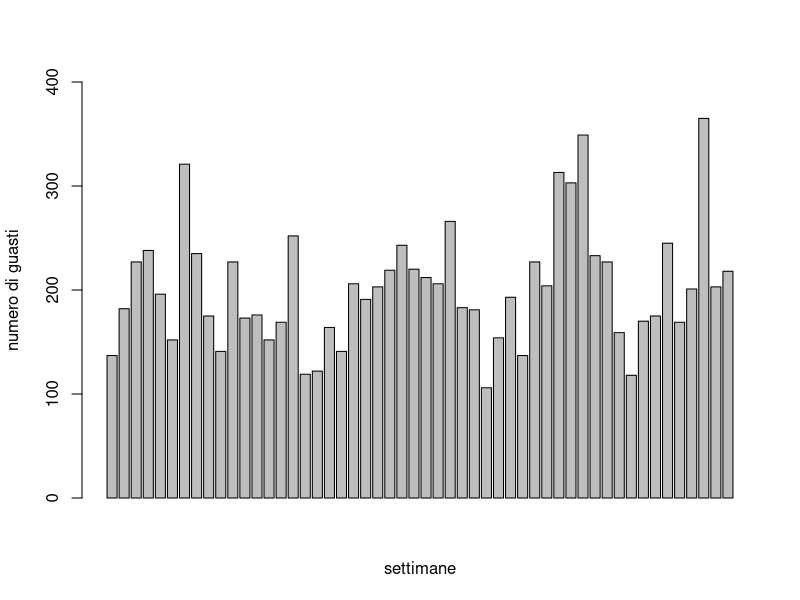
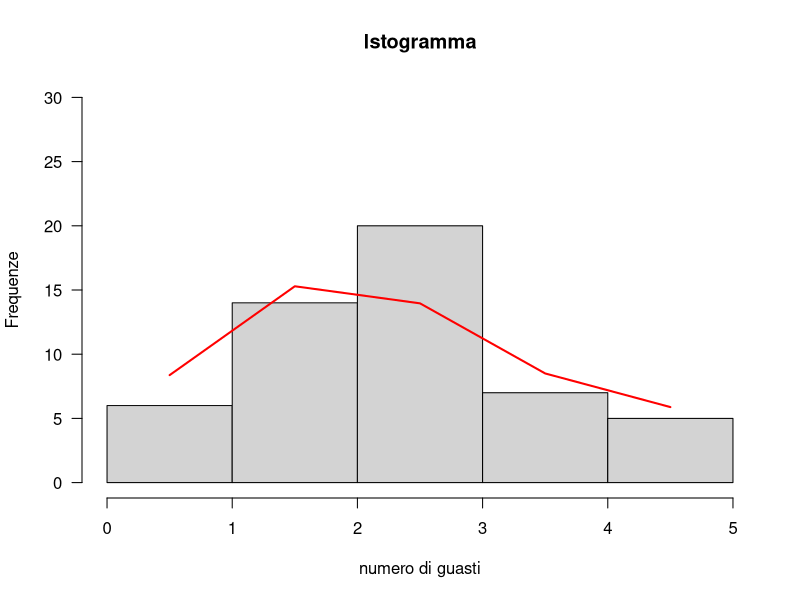

Write the R code that produced these figures, in order.
library("readxl")
#carichiamo il dataset 
datimiei<-as.data.frame(read_excel("../datasets/dataset_completo.xlsx",sheet = 3))

#calcoliamo la lunghezza del campione
n<-nrow(datimiei)
n

#calcoliamo gli indici di posizione e dispersione
summary(datimiei$`numero guasti`)
var(datimiei$`numero guasti`)
sd(datimiei$`numero guasti`)

#grafico frequenze assolute per ogni settimana
barplot(datimiei$`numero guasti`,xlab = "settimane",ylab = "numero di guasti",ylim = c(0,400))

#EFFETTUO UNA TRASFORMAZIONE LOGARITMICA
c<-3.853
trasformazione_dati<-trunc(c*log(datimiei$`numero guasti`+1))
datimiei2<-trasformazione_dati-min(trasformazione_dati)
datimiei2

#calcolo le frequenze assolute del numero di guasti
frequenze<-table(datimiei2)
frequenze


massimo<-max(datimiei2)
freqosservate<-table(cut(datimiei2,breaks = c(0:(massimo+1)),right=FALSE))
freqosservate

#stima del parametro lambda che coincide con la media campionaria
lambda<-mean(datimiei2)
lambda

# TEST DI ADATTAMENTO - DISTRIBUZIONE DI POISSON
#calcolo distribuzione teorica
distrpois<-c(dpois(0:(massimo-1),lambda,log = FALSE),1-sum(dpois(0:(massimo-1),lambda,log = FALSE)))
round(distrpois,digits = 4)
sum(round(distrpois,digits = 4))

#calcolo frequenze attese
freqattese<-round(n*distrpois,digits = 2)
freqattese
#nota che la condizione n*pigreco >=5 è soddisfatta


#calcolo valore della statistica chi quadrato
chisquare<-round(sum((freqosservate-freqattese)^2/freqattese),digits = 2)
chisquare

#calcolo valore critico
alfa<-0.05
gradilib<-(length(freqosservate)-1-1)
valorecritico<-qchisq(1-alfa,df=gradilib)
valorecritico

#decisione del test
if(chisquare>=valorecritico){print("Rifiuto H0")}else{print("Accetto H0")}

#istogramma
hist(datimiei2,right = FALSE,breaks = seq(0,length(freqosservate),1),xlab = "numero di guasti",las=1,main = "Istogramma",ylab="Frequenze",yaxt="n",ylim = c(0,30))
axis(2,at=seq(0,30,by=5),las=2)
lines(freqattese~c(0:4+0.5),lwd=2,col="red")

